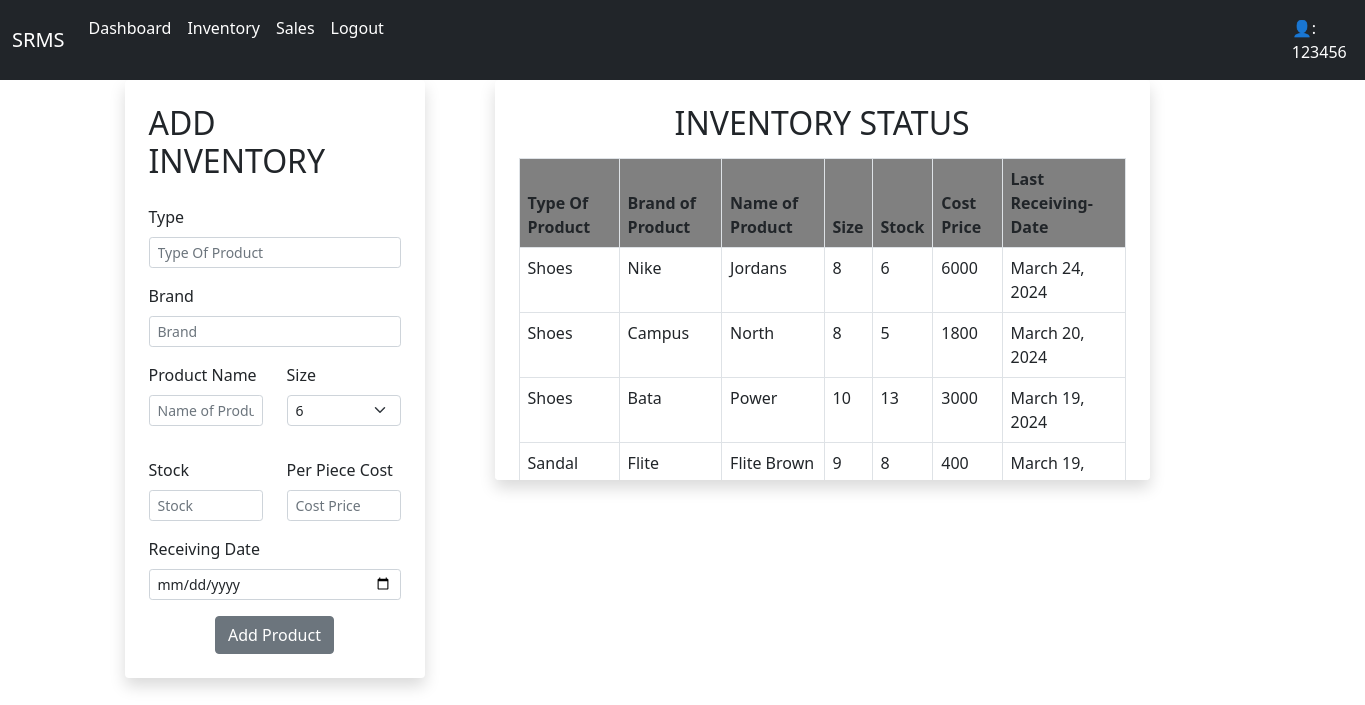
Before: /inventory/ (signed in) with the older database file.
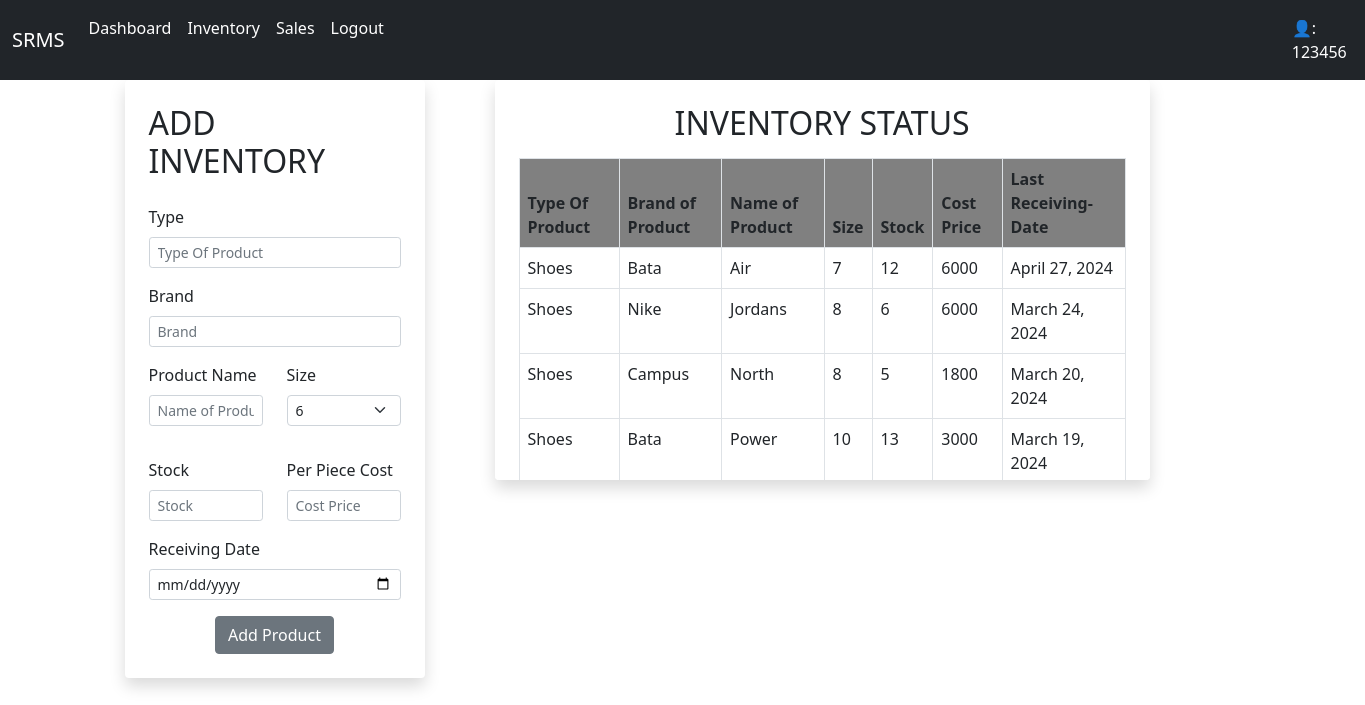
After: the same page with the newer database file.
### inventory/models.py (models this page shows)
class Inventory(models.Model):
    username=models.CharField(max_length=20)
    P_Type=models.CharField(max_length=20)
    p_Name=models.CharField(max_length=15)
    P_Brand=models.CharField(max_length=10)
    P_Stock=models.IntegerField()
    R_date=models.DateField(null=True,blank=True)
    cost=models.IntegerField()
    P_Size = models.IntegerField()

### inventory/views.py (the view, shortened to what this page needs)
# urls.py: path('inventory/',iviews.inventory,name='inventory'),
@login_required(login_url='login')
def inventory(request):
    user = request.user
    username = user.username
    queryset = Inventory.objects.filter(username=username).order_by('-R_date')
    context = {"Inventory": queryset}
    return render(request, 'inventory/inventory.html', context=context)

### templates/inventory/inventory.html (shortened to what this page needs)
{% extends 'inventory/base.html' %}
{% block content %}
<div class="container">
  <div class="row">
    <div class="col-md-6">
      <form class="form-container" method="post">
        <div class="shadow p-4 mb-3 bg-white rounded" style="padding-left: 50px; max-width: 300px;">
          <h2 class="mb-4">ADD INVENTORY</h2>
          <div class="mb-3">
            <label for="formGroupExampleInput2" class="form-label">Type</label>
            <input type="text" class="form-control form-control-sm" id="formGroupExampleInput2" placeholder="Type Of Product" name="typeofproduct" required>
          </div>
          <div class="mb-3">
            <label for="formGroupExampleInput2" class="form-label">Brand</label>
            <input type="text" class="form-control form-control-sm" id="formGroupExampleInput2" placeholder="Brand" name="brand" required>
          </div>
          <div class="row mb-3">
            <div class="col-md-6">
              <div class="mb-3">
                <label for="formGroupExampleInput" class="form-label">Product Name</label>
                <input type="text" class="form-control form-control-sm" id="formGroupExampleInput" placeholder="Name of Product" name="nameofproduct" required>
              </div>
            </div>
            <div class="col-md-6">
              <div class="mb-3">
                <label for="shoeSize" class="form-label">Size</label>
                <select class="form-select form-select-sm" id="shoeSize" name="shoesize" required>
                  <option value="6">6</option>
                </select>
              </div>
            </div>
          </div>
          <div class="row">
            <div class="col">
              <div class="mb-3">
                <label for="formGroupExampleInput2" class="form-label">Stock</label>
                <input type="text" class="form-control form-control-sm" id="formGroupExampleInput2" placeholder="Stock" name="stock" required>
              </div>
            </div>
            <div class="col">
              <div class="mb-3">
                <label for="formGroupExampleInput2" class="form-label">Per Piece Cost</label>
                <input type="text" class="form-control form-control-sm" id="formGroupExampleInput2" placeholder="Cost Price" name="costprice" required>
              </div>
            </div>
          </div>
          <div class="mb-3">
            <label for="formGroupExampleInput2" class="form-label">Receiving Date</label>
            <input type="date" class="form-control form-control-sm" id="formGroupExampleInput2" name="rdate" required>
          </div>
          <button type="submit" class="btn btn-secondary d-block mx-auto">Add Product</button>
        </div>
      </form>
    </div>
    <div class="col-md-6" style="margin-left: -200px;">
      <div class="shadow p-4 mb-3 bg-white rounded" style="width: 120%; overflow-y: auto; max-height: 400px;">
        <h2 class="text-center mb-3">INVENTORY STATUS</h2>
        <div class="InventoryStatus">
          <table class="table table-bordered table-hover">
            <thead style="background-color: gray;">
              <tr>
                <th>Type Of Product</th>
                <th>Brand of Product</th>
                <th>Name of Product</th>
                <th>Size</th>
                <th>Stock</th>
                <th>Cost Price</th>
                <th>Last Receiving-Date</th>
              </tr>
            </thead>
            <tbody>
              {% for item in Inventory %}
              {% if item.username == user.username %}
              <tr>
                <td>{{ item.P_Type }}</td>
                <td>{{ item.P_Brand }}</td>
                <td>{{ item.p_Name }}</td>
                <td>{{ item.P_Size }}</td>
                <td>{{ item.P_Stock}}</td>
                <td>{{ item.cost }}</td>
                <td>{{ item.R_date }}</td>
              </tr>
              {% endif %}
              {% endfor %}
            </tbody>
          </table>
        </div>
      </div>
    </div>
  </div>
</div>
{% endblock %}

### templates/inventory/base.html (shortened to what this page needs)
<!DOCTYPE html>
<html lang="en">
<head>
    <link href="https://cdn.jsdelivr.net/npm/bootstrap@5.0.2/dist/css/bootstrap.min.css" rel="stylesheet">
</head>
<body>
  <nav class="navbar navbar-expand-lg navbar-dark bg-dark">
        <div class="container-fluid">
          <a class="navbar-brand" href="#">SRMS</a>
          <div class="collapse navbar-collapse" id="navbarNavAltMarkup">
            <div class="navbar-nav">
              <a class="nav-link active" aria-current="page" href="{% url 'dashboard'%}">Dashboard</a>
              <a class="nav-link active" aria-current="page" href="{% url 'inventory'%}">Inventory</a>
              <a class="nav-link active" aria-current="page" href="{% url 'sales'%}">Sales</a>
              <a class="nav-link active" aria-current="page" href="{% url 'logout'%}">Logout</a>
              <a class="nav-link active" aria-current="page" href="{% url 'profile'%}" style="color: white; padding-left: 900px;">&#128100;: {{ user.username }}</a>
            </div>
          </div>
        </div>
      </nav>
    {% block content%}
    {% endblock %}
</body>
</html>

Changed rows visible on the page:
no longer on this page (row edited): Inventory: P_Type "Sandal", P_Brand "Flite", p_Name "Flite Brown", P_Size "9", P_Stock "8", cost "400", R_date "March 19,…"
added Inventory: P_Type "Shoes", P_Brand "Bata", p_Name "Air", P_Size "7", P_Stock "12", cost "6000", R_date "April 27, 2024"
